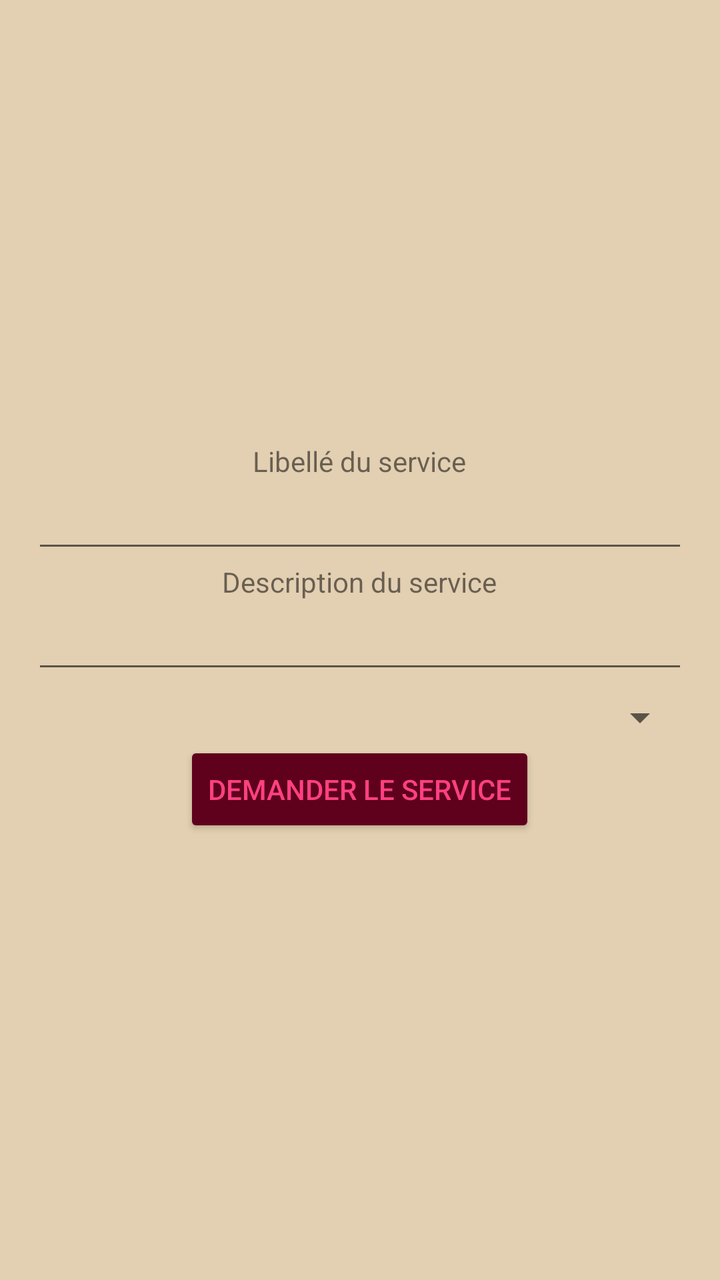
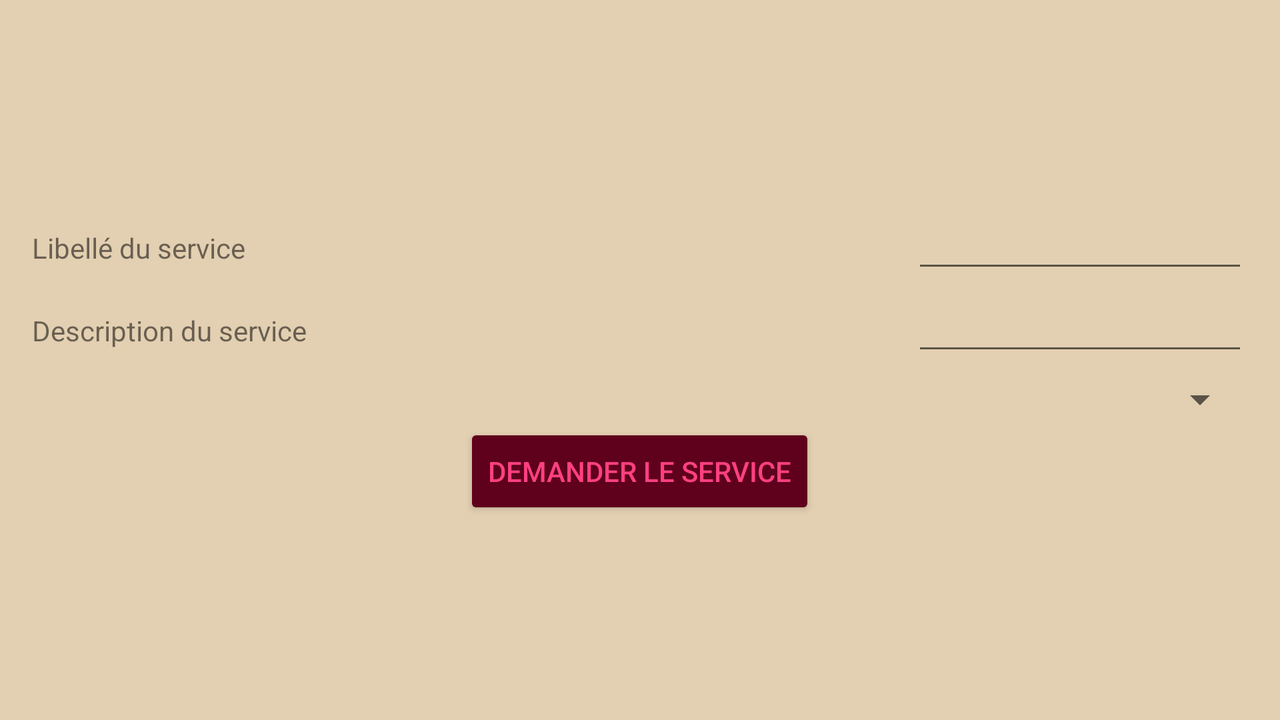

An Android layout and its configuration variant, each rendered on a device that would load it. The default file and the variant file are quoted in full after the pictures.
<!-- AndroidManifest.xml: application theme AppTheme -->
<!-- res/layout/activity_need_service.xml -->
<?xml version="1.0" encoding="utf-8"?>
<RelativeLayout xmlns:android="http://schemas.android.com/apk/res/android"
    xmlns:tools="http://schemas.android.com/tools"
    android:id="@+id/activity_need_service"
    android:layout_width="match_parent"
    android:layout_height="match_parent"
    android:paddingBottom="@dimen/activity_vertical_margin"
    android:paddingLeft="@dimen/activity_horizontal_margin"
    android:paddingRight="@dimen/activity_horizontal_margin"
    android:paddingTop="@dimen/activity_vertical_margin"
    android:layout_centerVertical="true"
    tools:context="com.henallux.smartcities.view.NeedServiceActivity">

    <RelativeLayout
        android:layout_width="wrap_content"
        android:layout_height="wrap_content"
        android:layout_centerHorizontal="true"
        android:layout_centerVertical="true">

        <TextView
            android:text="@string/libelle_du_service"
            android:layout_width="wrap_content"
            android:layout_height="wrap_content"
            android:id="@+id/libelle_service"
            android:layout_centerHorizontal="true" />

        <EditText
            android:layout_width="wrap_content"
            android:layout_height="wrap_content"
            android:inputType="text"
            android:ems="8"
            android:id="@+id/libelle_service_edit_text"
            android:layout_below="@+id/libelle_service"
            android:layout_alignParentLeft="true"
            android:layout_alignParentStart="true"
            android:layout_alignParentRight="true"
            android:layout_alignParentEnd="true" />

        <TextView
            android:text="@string/description_service"
            android:layout_width="wrap_content"
            android:layout_height="wrap_content"
            android:id="@+id/description_service"
            android:layout_below="@id/libelle_service_edit_text"
            android:layout_centerHorizontal="true"/>

        <EditText
            android:layout_width="wrap_content"
            android:layout_height="wrap_content"
            android:inputType="text"
            android:ems="8"
            android:id="@+id/description_service_edit_text"
            android:layout_below="@+id/description_service"
            android:layout_alignParentLeft="true"
            android:layout_alignParentStart="true"
            android:layout_alignParentRight="true"
            android:layout_alignParentEnd="true"
            />

        <Spinner
            android:layout_width="match_parent"
            android:layout_height="wrap_content"
            android:layout_marginTop="5dp"
            android:layout_below="@+id/description_service_edit_text"
            android:layout_centerHorizontal="true"
            android:id="@+id/spinnerNeedService"
            />

        <Button
            android:id="@+id/btn_add_service"
            android:text="@string/btn_ask_service"
            android:layout_width="wrap_content"
            android:layout_height="wrap_content"
            style="@style/btnColor"
            android:layout_below="@id/spinnerNeedService"
            android:layout_centerHorizontal="true"
            />


    </RelativeLayout>


</RelativeLayout>
<!-- resources referenced by this layout -->
<resources>
  <dimen name="activity_horizontal_margin">16dp</dimen>
  <dimen name="activity_vertical_margin">16dp</dimen>
  <string name="btn_ask_service">Demander le service</string>
  <string name="description_service">Description du service</string>
  <string name="libelle_du_service">Libellé du service</string>
  <!-- from res/values-v21/ -->
  <style name="btnColor">
          <item name="android:backgroundTint" parent="android:Button">@color/colorButton</item>
          <item name="android:textColor">@color/colorAccent</item>
      </style>
  <style name="AppTheme" parent="Theme.AppCompat.Light">
          
          <item name="colorPrimary">@color/colorPrimary</item>
          <item name="colorPrimaryDark">@color/colorPrimaryDark</item>
          <item name="colorAccent">@color/colorAccent</item>
          <item name="android:colorBackground">@color/colorBackground</item>
  
      </style>
  <color name="colorButton">#5f001d</color>
  <color name="colorAccent">#ff4081</color>
  <color name="colorPrimary">#3F51B5</color>
  <color name="colorPrimaryDark">#303F9F</color>
  <color name="colorBackground">#E3CFB1</color>
</resources>
<!-- res/layout-land/activity_need_service.xml (the repository's variant of the layout above) -->
<!-- drawn on the phone turned sideways -->
<?xml version="1.0" encoding="utf-8"?>
<RelativeLayout xmlns:android="http://schemas.android.com/apk/res/android"
    xmlns:tools="http://schemas.android.com/tools"
    android:id="@+id/activity_need_service"
    android:layout_width="match_parent"
    android:layout_height="match_parent"
    android:paddingBottom="@dimen/activity_vertical_margin"
    android:paddingLeft="@dimen/activity_horizontal_margin"
    android:paddingRight="@dimen/activity_horizontal_margin"
    android:paddingTop="@dimen/activity_vertical_margin"
    android:layout_centerVertical="true"
    tools:context="com.henallux.smartcities.view.NeedServiceActivity">

    <RelativeLayout
        android:layout_width="wrap_content"
        android:layout_height="wrap_content"
        android:layout_centerHorizontal="true"
        android:layout_centerVertical="true">

        <TextView
            android:text="@string/libelle_du_service"
            android:layout_width="wrap_content"
            android:layout_height="wrap_content"
            android:id="@+id/libelle_service"
            android:layout_alignBaseline="@+id/libelle_service_edit_text"
            android:layout_alignBottom="@+id/libelle_service_edit_text"
            android:layout_alignParentLeft="true"
            android:layout_alignParentStart="true"
            android:layout_toLeftOf="@+id/libelle_service_edit_text"
            android:layout_toStartOf="@+id/libelle_service_edit_text"/>

        <EditText
            android:layout_width="wrap_content"
            android:layout_height="wrap_content"
            android:inputType="text"
            android:ems="8"
            android:id="@+id/libelle_service_edit_text"
            android:layout_alignParentTop="true"
            android:layout_alignParentRight="true"
            android:layout_alignParentEnd="true"/>

        <TextView
            android:text="@string/description_service"
            android:layout_width="wrap_content"
            android:layout_height="wrap_content"
            android:id="@+id/description_service"
            android:layout_alignBaseline="@+id/description_service_edit_text"
            android:layout_alignBottom="@+id/description_service_edit_text"
            android:layout_alignParentLeft="true"
            android:layout_alignParentStart="true"
            android:layout_toLeftOf="@+id/description_service_edit_text"
            android:layout_toStartOf="@+id/description_service_edit_text"/>

        <EditText
            android:layout_width="wrap_content"
            android:layout_height="wrap_content"
            android:inputType="text"
            android:ems="8"
            android:id="@+id/description_service_edit_text"
            android:layout_below="@+id/libelle_service_edit_text"
            android:layout_alignParentRight="true"
            android:layout_alignParentEnd="true" />

        <Spinner
            android:layout_width="match_parent"
            android:layout_height="wrap_content"
            android:layout_marginTop="5dp"
            android:layout_below="@+id/description_service_edit_text"
            android:layout_centerHorizontal="true"
            android:id="@+id/spinnerNeedService"
            />

        <Button
            android:id="@+id/btn_add_service"
            android:text="@string/btn_ask_service"
            android:layout_width="wrap_content"
            android:layout_height="wrap_content"
            style="@style/btnColor"
            android:layout_below="@id/spinnerNeedService"
            android:layout_centerHorizontal="true"
            />


    </RelativeLayout>


</RelativeLayout>
